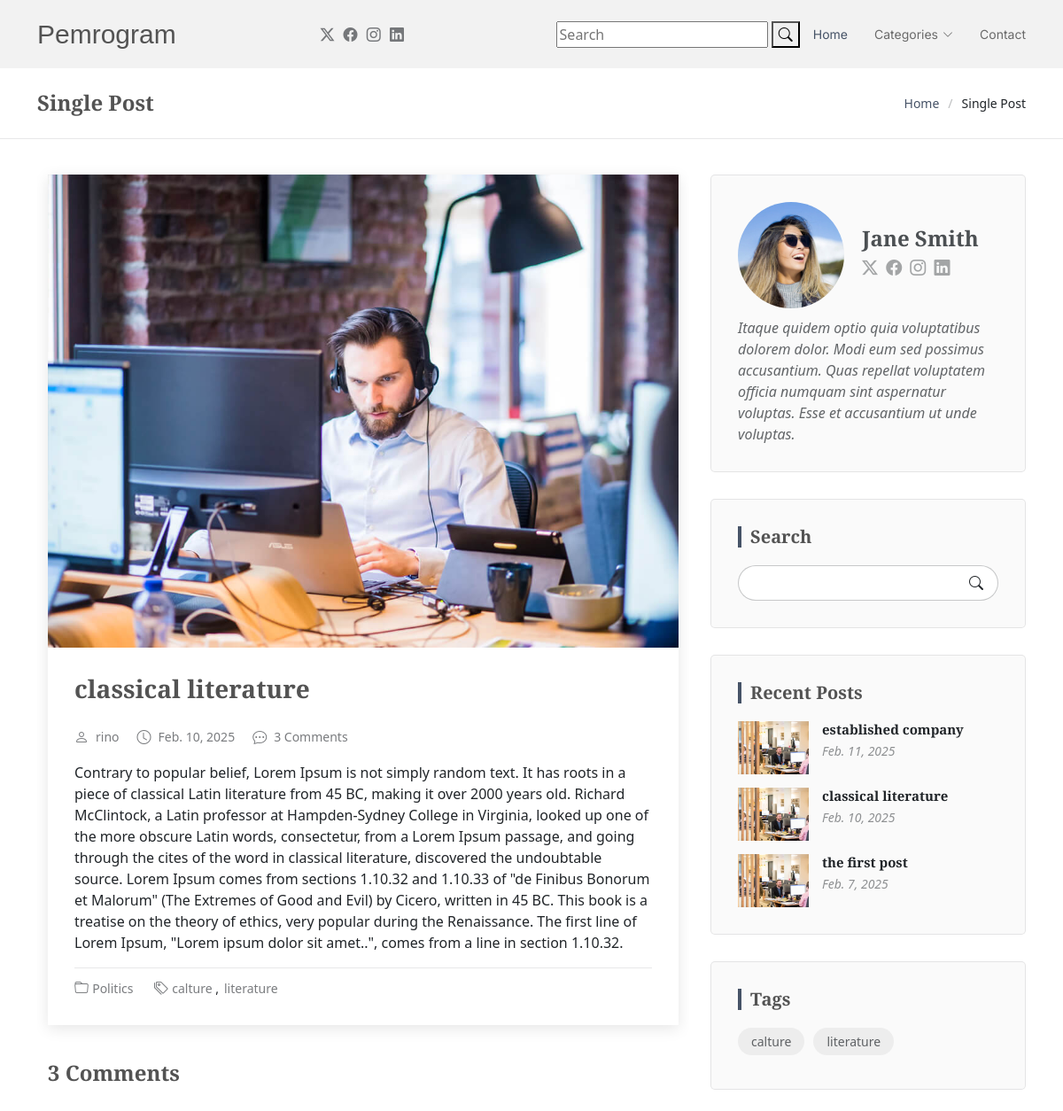
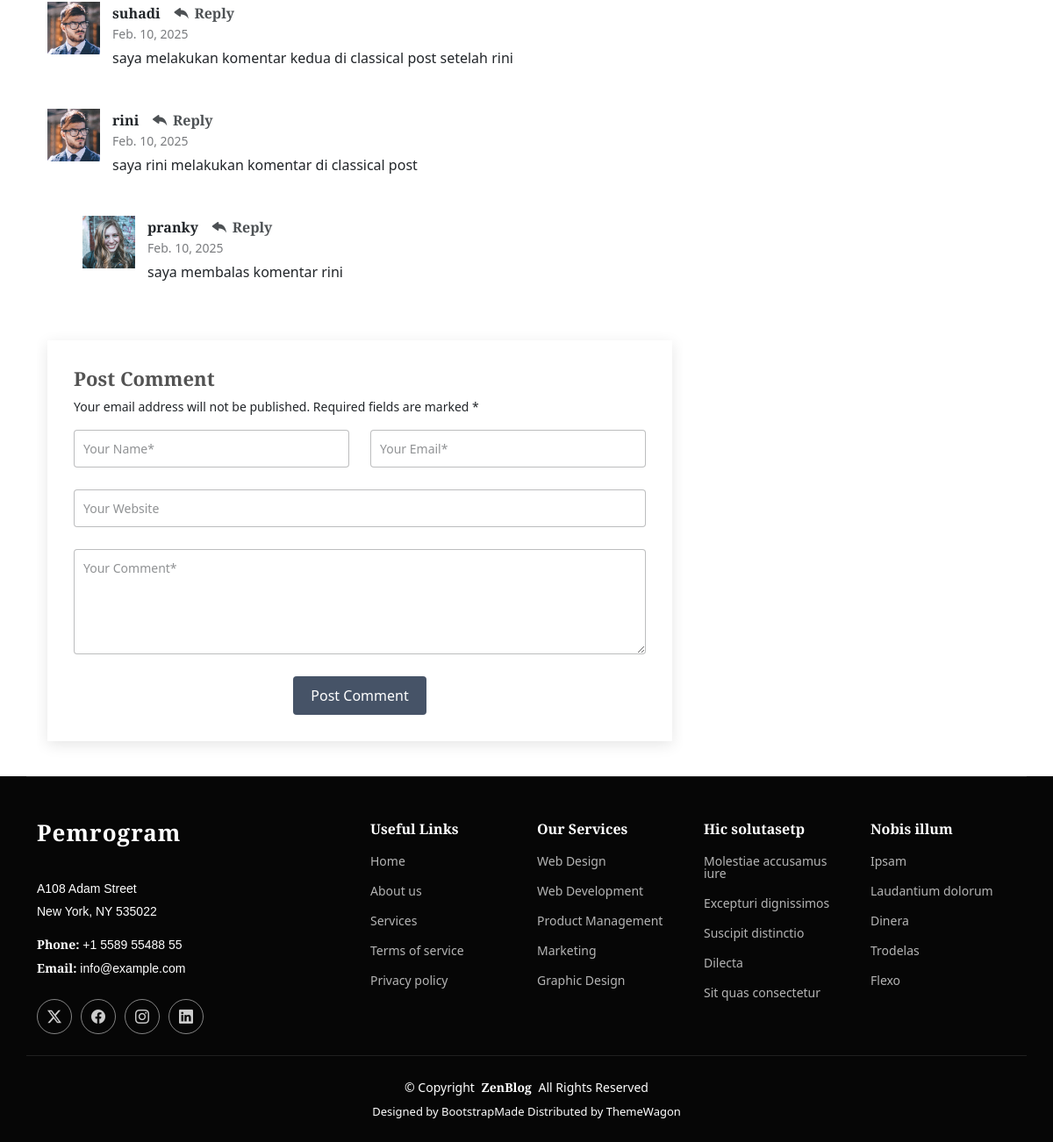
The app's page /post/classical-literature/ with its own data (2 pictures, top to bottom).
### blog/models.py (models this page shows, shortened)
class Post(models.Model):
    title = models.CharField(max_length=200)
    slug = models.SlugField(max_length=200, unique=True, blank=True)
    content = models.TextField()
    tags = TaggableManager(blank=True)
    author = models.CharField(max_length=100)
    created_at = models.DateTimeField(auto_now_add=True)
    updated_at = models.DateTimeField(auto_now=True)
    is_featured = models.BooleanField(default=False)
    category = models.ForeignKey(Category, on_delete=models.CASCADE, related_name='posts', blank=True, null=True)

class Category(models.Model):
    name = models.CharField(max_length=100)
    slug = models.SlugField(max_length=100, unique=True, blank=True)
    description = models.TextField()
    class Meta:
        verbose_name_plural = 'categories'
    def __str__(self):
        return self.name

class Comment(models.Model):
    post = models.ForeignKey(Post, related_name='comments', on_delete=models.CASCADE)
    author = models.CharField(max_length=100)
    content = models.TextField()
    created_at = models.DateTimeField(auto_now_add=True)
    parent = models.ForeignKey('self', null=True, blank=True, related_name='replies', on_delete=models.DO_NOTHING)

### blog/views.py (the view)
# urls.py: path('post/<post_slug>/', views.post_detail, name='post_detail'),
def post_detail(request, post_slug):
    post = Post.objects.get(slug=post_slug)
    recent_posts = Post.objects.all().order_by('-created_at')[:3]
    comments = Comment.objects.filter(post=post, parent=None).order_by('-created_at')
    categories = Category.objects.all()
    comment_count = Comment.objects.filter(post=post).count()
    context = {
        'post': post,
        'comments': comments,
        'categories': categories,
        'comment_count': comment_count,
        'recent_posts': recent_posts,
    }
    return render(request, 'single-post.html', context)

### templates/single-post.html
{% extends "base.html" %}
{% load static %}
{% block content %}
  <main class="main">
    <div class="page-title">
      <div class="container d-lg-flex justify-content-between align-items-center">
        <h1 class="mb-2 mb-lg-0">Single Post</h1>
        <nav class="breadcrumbs">
          <ol>
            <li><a href="index.html">Home</a></li>
            <li class="current">Single Post</li>
          </ol>
        </nav>
      </div>
    </div>
    <div class="container">
      <div class="row">
        <div class="col-lg-8">
          <section id="blog-details" class="blog-details section">
            <div class="container">
              <article class="article">
                <div class="post-img">
                  <img src="assets/img/blog/blog-1.jpg" alt="" class="img-fluid">
                </div>
                <h2 class="title">{{post.title}}</h2>
                <div class="meta-top">
                  <ul>
                    <li class="d-flex align-items-center"><i class="bi bi-person"></i> <a href="blog-details.html">{{post.author}}</a></li>
                    <li class="d-flex align-items-center"><i class="bi bi-clock"></i> <a href="blog-details.html"><time datetime="2020-01-01">{{post.created_at | date}}</time></a></li>
                    <li class="d-flex align-items-center"><i class="bi bi-chat-dots"></i> <a href="blog-details.html">{{comment_count}} Comment{{comment_count | pluralize}}</a></li>
                  </ul>
                </div>
                <div class="content">
                  <p>
                    {{post.content}}
                  </p>
                </div>
                <div class="meta-bottom">
                  <i class="bi bi-folder"></i>
                  <ul class="cats">
                    <li><a href="#">{{post.category}}</a></li>
                  </ul>
                  <i class="bi bi-tags"></i>
                  <ul class="tags">
                    {% if post.tags.all %}
                    {% for tag in  post.tags.all %}
                    <li><a href="#">{{tag.name}}</a></li>
                    {% endfor %}
                    {% else %}
                    <li><a href="#">No tags</a></li>
                    {% endif %}
                  </ul>
                </div>
              </article>
            </div>
          </section>
          <section id="blog-comments" class="blog-comments section">
            <div class="container">
              <h4 class="comments-count">{{comment_count}} Comment{{comment_count | pluralize}}</h4>
              {% for comment in comments %}
              <div id="comment-1" class="comment">
                <div class="d-flex">
                  <div class="comment-img"><img src="assets/img/blog/comments-2.jpg" alt=""></div>
                  <div>
                    <h5><a href="">{{comment.author}}</a> <a href="#" class="reply"><i class="bi bi-reply-fill"></i> Reply</a></h5>
                    <time datetime="2020-01-01">{{comment.created_at | date}}</time>
                    <p>
                      {{comment.content}}
                    </p>
                  </div>
                </div>
                {% for c in comment.replies.all %}
                <div id="comment-reply-1" class="comment comment-reply">
                  <div class="d-flex">
                    <div class="comment-img"><img src="assets/img/blog/comments-3.jpg" alt=""></div>
                    <div>
                      <h5><a href="">{{c.author}}</a> <a href="#" class="reply"><i class="bi bi-reply-fill"></i> Reply</a></h5>
                      <time datetime="2020-01-01">{{c.created_at | date}}</time>
                      <p>
                        {{c.content}}
                      </p>
                    </div>
                  </div>
                </div>
                {% endfor %}
              </div>
              {% endfor %}
            </div>
          </section>
          <section id="comment-form" class="comment-form section">
            <div class="container">
              <form action="">
                <h4>Post Comment</h4>
                <p>Your email address will not be published. Required fields are marked * </p>
                <div class="row">
                  <div class="col-md-6 form-group">
                    <input name="name" type="text" class="form-control" placeholder="Your Name*">
                  </div>
                  <div class="col-md-6 form-group">
                    <input name="email" type="text" class="form-control" placeholder="Your Email*">
                  </div>
                </div>
                <div class="row">
                  <div class="col form-group">
                    <input name="website" type="text" class="form-control" placeholder="Your Website">
                  </div>
                </div>
                <div class="row">
                  <div class="col form-group">
                    <textarea name="comment" class="form-control" placeholder="Your Comment*"></textarea>
                  </div>
                </div>
                <div class="text-center">
                  <button type="submit" class="btn btn-primary">Post Comment</button>
                </div>
              </form>
            </div>
          </section>
        </div>
        <div class="col-lg-4 sidebar">
          <div class="widgets-container">
            <div class="blog-author-widget widget-item">
              <div class="d-flex flex-column align-items-center">
                <div class="d-flex align-items-center w-100">
                  <img src="assets/img/blog/blog-author.jpg" class="rounded-circle flex-shrink-0" alt="">
                  <div>
                    <h4>Jane Smith</h4>
                    <div class="social-links">
                      <a href="https://x.com/#"><i class="bi bi-twitter-x"></i></a>
                      <a href="https://facebook.com/#"><i class="bi bi-facebook"></i></a>
                      <a href="https://instagram.com/#"><i class="biu bi-instagram"></i></a>
                      <a href="https://instagram.com/#"><i class="biu bi-linkedin"></i></a>
                    </div>
                  </div>
                </div>
                <p>
                  Itaque quidem optio quia voluptatibus dolorem dolor. Modi eum sed possimus accusantium. Quas repellat voluptatem officia numquam sint aspernatur voluptas. Esse et accusantium ut unde voluptas.
                </p>
              </div>
            </div>
            <div class="search-widget widget-item">
              <h3 class="widget-title">Search</h3>
              <form action="">
                <input type="text">
                <button type="submit" title="Search"><i class="bi bi-search"></i></button>
              </form>
            </div>
            <div class="recent-posts-widget widget-item">
              <h3 class="widget-title">Recent Posts</h3>
              {% for recent in recent_posts %}
              <div class="post-item">
                <img src=" {% static "assets/img/blog/blog-recent-1.jpg" %} " alt="" class="flex-shrink-0">
                <div>
                  <h4><a href=" {% url "post_detail" recent.slug %} ">{{recent.title | truncatechars:20}}</a></h4>
                  <time datetime="2020-01-01">{{recent.created_at | date}}</time>
                </div>
              </div>
              {% endfor %}
            </div>
            <div class="tags-widget widget-item">
              <h3 class="widget-title">Tags</h3>
              <ul>
                {% for tag in post.tags.all %}
                <li><a href="#">{{tag.name}}</a></li>
                {% endfor %}
              </ul>
            </div>
          </div>
        </div>
      </div>
    </div>
  </main>
{% endblock content %}

### records on screen
Post: title "classical literature", author "rino", created_at "Feb. 10, 2025", content "Contrary to popular belief, Lorem Ipsum is not simply random text. It has roots in a piece of classical Latin literature from 45 BC, making it over 2000 years old. Richard McClintock, a Latin professor at Hampden-Sydney College in Virginia, looked up one of the more obscure Latin words, consectetur, from a Lorem Ipsum passage, and going through the cites of the word in classical literature, discovered the undoubtable source. Lorem Ipsum comes from sections 1.10.32 and 1.10.33 of \"de Finibus Bonorum et Malorum\" (The Extremes of Good and Evil) by Cicero, written in 45 BC. This book is a treatise on the theory of ethics, very popular during the Renaissance. The first line of Lorem Ipsum,…", category "Politics"
Tag: name "calture"
Tag: name "literature"
Comment: author "suhadi", created_at "Feb. 10, 2025", content "saya melakukan komentar kedua di classical post setelah rini"
Comment: author "rini", created_at "Feb. 10, 2025", content "saya rini melakukan komentar di classical post"
Comment: author "pranky", created_at "Feb. 10, 2025", content "saya membalas komentar rini"
Post: title "established company", created_at "Feb. 11, 2025"
Post: title "the first post", created_at "Feb. 7, 2025"

### other values on screen
{{ comment_count }} "3"
{{ comment_count | pluralize }} "s"
